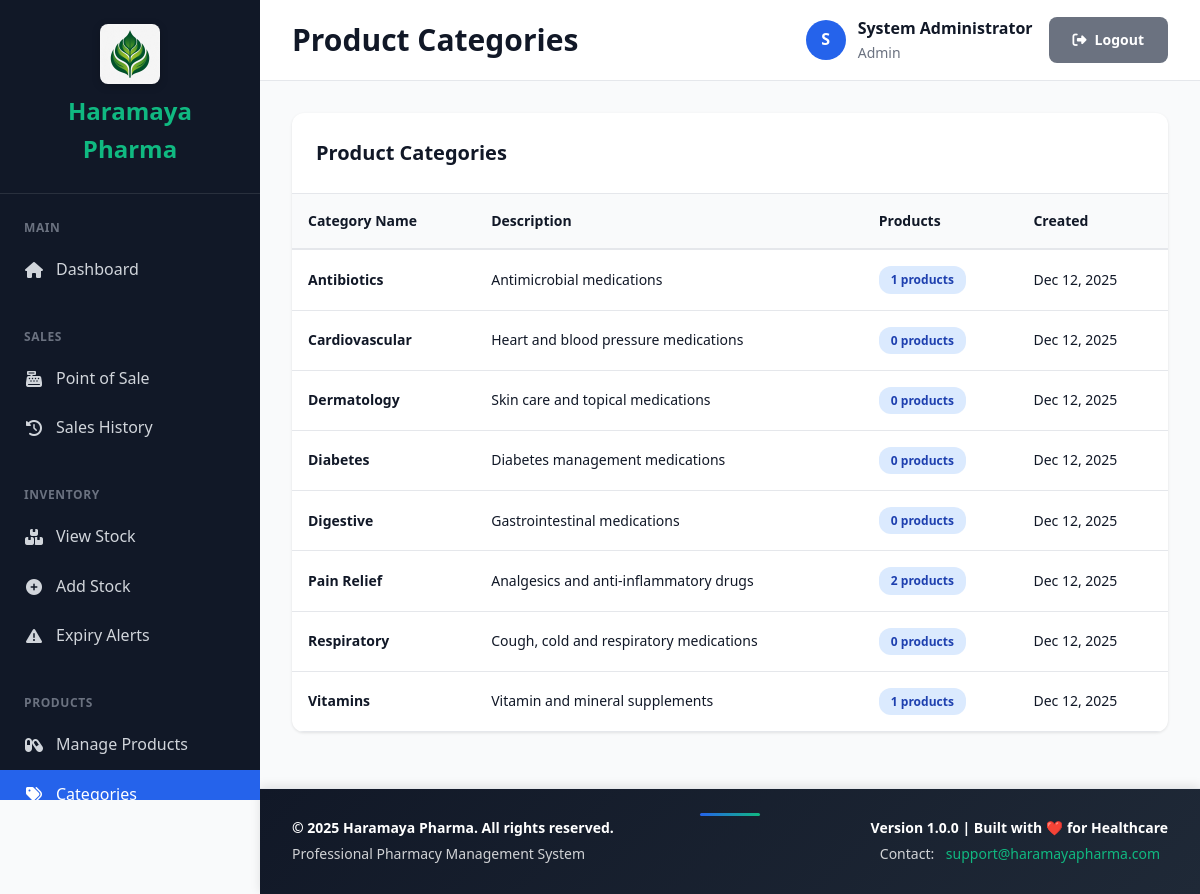
Page /modules/products/categories.php (signed in) on the committed database.
### tables this page shows
CREATE TABLE IF NOT EXISTS product_categories (
    category_id INT AUTO_INCREMENT PRIMARY KEY,
    category_name VARCHAR(100) NOT NULL UNIQUE,
    description TEXT,
    is_active BOOLEAN DEFAULT TRUE,
    created_at TIMESTAMP DEFAULT CURRENT_TIMESTAMP
);

### includes/security.php (called while the page is built, shortened)
<?php
function clean($data) {
    return htmlspecialchars($data, ENT_QUOTES, 'UTF-8');
}

### modules/products/categories.php (the view, shortened to what this page needs)
<?php
$pdo = require __DIR__ . '/../../config/database.php';
require_once __DIR__ . '/../../templates/header.php';
$stmt = $pdo->query("
    SELECT c.*, COUNT(p.product_id) as product_count
    FROM product_categories c
    LEFT JOIN products p ON c.category_id = p.category_id
    GROUP BY c.category_id
    ORDER BY c.category_name
");
$categories = $stmt->fetchAll();
?>
<div class="card">
    <div class="card-header">
        <h2 class="card-title">Product Categories</h2>
    </div>
    <div class="table-container">
        <table class="data-table">
            <thead>
                <tr>
                    <th>Category Name</th>
                    <th>Description</th>
                    <th>Products</th>
                    <th>Created</th>
                </tr>
            </thead>
            <tbody>
                <?php foreach ($categories as $category): ?>
                <tr>
                    <td><strong><?php echo clean($category['category_name']); ?></strong></td>
                    <td><?php echo clean($category['description'] ?? '-'); ?></td>
                    <td>
                        <span class="badge badge-info">
                            <?php echo $category['product_count']; ?> products
                        </span>
                    </td>
                    <td><?php echo date('M d, Y', strtotime($category['created_at'])); ?></td>
                </tr>
                <?php endforeach; ?>
            </tbody>
        </table>
    </div>
</div>
<?php require_once __DIR__ . '/../../templates/footer.php'; ?>

### assets/css/main.css (style rules this page uses)
:root { --primary-color: #2563eb; --primary-dark: #1e40af; --secondary-color: #10b981; --danger-color: #ef4444; --warning-color: #f59e0b; --success-color: #10b981; --dark-bg: #1f2937; --sidebar-bg: #111827; --content-bg: #f9fafb; --card-bg: #ffffff; --text-primary: #111827; --text-secondary: #6b7280; --border-color: #e5e7eb; --shadow: 0 1px 3px 0 rgba(0, 0, 0, 0.1); --shadow-lg: 0 10px 15px -3px rgba(0, 0, 0, 0.1); }
* { margin: 0; padding: 0; box-sizing: border-box; }
body { font-family: 'Segoe UI', Tahoma, Geneva, Verdana, sans-serif; background: var(--content-bg); color: var(--text-primary); line-height: 1.6; }
.card { background: var(--card-bg); border-radius: 12px; box-shadow: var(--shadow); overflow: hidden; margin-bottom: 1.5rem; }
.card-header { padding: 1.5rem; border-bottom: 1px solid var(--border-color); display: flex; justify-content: space-between; align-items: center; }
.card-title { font-size: 1.25rem; font-weight: 600; color: var(--text-primary); margin: 0; }
.table-container { overflow-x: auto; }
.data-table { width: 100%; border-collapse: collapse; font-size: 0.875rem; }
.data-table th { background: var(--content-bg); padding: 1rem; text-align: left; font-weight: 600; color: var(--text-primary); border-bottom: 2px solid var(--border-color); }
.data-table td { padding: 1rem; border-bottom: 1px solid var(--border-color); }
.badge { display: inline-flex; align-items: center; gap: 0.25rem; padding: 0.25rem 0.75rem; border-radius: 12px; font-size: 0.75rem; font-weight: 600; }
.badge-info { background: #dbeafe; color: #1e40af; }

### rows in the picture
product_categories: category_name "Antibiotics", description "Antimicrobial medications", product_count "1", created_at "Dec 12, 2025"
product_categories: category_name "Cardiovascular", description "Heart and blood pressure medications", product_count "0", created_at "Dec 12, 2025"
product_categories: category_name "Dermatology", description "Skin care and topical medications", product_count "0", created_at "Dec 12, 2025"
product_categories: category_name "Diabetes", description "Diabetes management medications", product_count "0", created_at "Dec 12, 2025"
product_categories: category_name "Digestive", description "Gastrointestinal medications", product_count "0", created_at "Dec 12, 2025"
product_categories: category_name "Pain Relief", description "Analgesics and anti-inflammatory drugs", product_count "2", created_at "Dec 12, 2025"
product_categories: category_name "Respiratory", description "Cough, cold and respiratory medications", product_count "0", created_at "Dec 12, 2025"
product_categories: category_name "Vitamins", description "Vitamin and mineral supplements", product_count "1", created_at "Dec 12, 2025"

### other values in the picture
$page_title "Product Categories"
substr($current_user['full_name'], 0, 1) "S"
$current_user['full_name'] "System Administrator"
$current_user['role'] "Admin"
